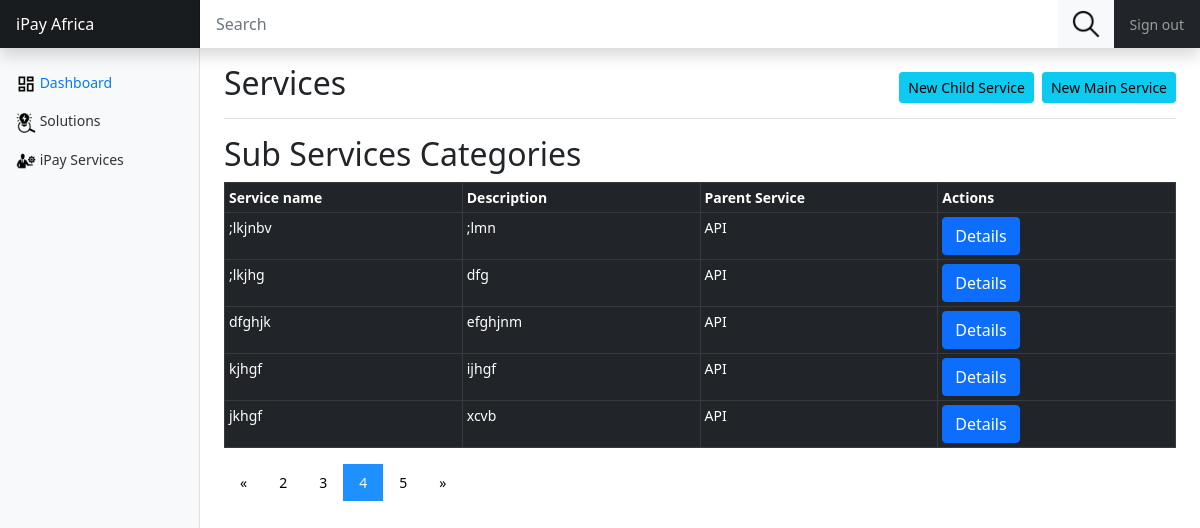
Screenshot of /pages/services.php?page=4 with the database file from the repository.
### tables this page shows
CREATE TABLE `subservice` (
  `id` int(11) NOT NULL,
  `name` varchar(255) NOT NULL,
  `serviceId` int(11) NOT NULL,
  `description` text NOT NULL
);

CREATE TABLE `service` (
  `id` int(11) NOT NULL,
  `name` varchar(100) NOT NULL,
  `description` text NOT NULL
);

### controller/pagination.php (called while the page is built, shortened)
<?php
include 'loggerController.php';
class Pagination extends LoggerImp
{
	private $table, $total_records, $limit = 5, $col;
	function __construct($table)
	{
		$this->table = $table;
		$this->set_total_records();
	}
	public function set_total_records()
	{
		$conn = $this->dbConnect();
		$stmt = "SELECT id FROM $this->table";
		$results = mysqli_query($conn, $stmt);
		$this->total_records = $results->num_rows;
	}
	public function current_page()
	{
		return isset($_GET['page']) ? (int)$_GET['page'] : 1;
	}
	public function get_data()
	{
		$start = 0;
		if ($this->current_page() > 1) {
			$start = ($this->current_page() * $this->limit) - $this->limit;
		}
		$conn = $this->dbConnect();
		$stmt = "SELECT * FROM $this->table LIMIT $start, $this->limit";
		$results = mysqli_query($conn, $stmt);
		return $results;
	}
	public function check_search(){
		return '';
	}
	public function is_search(){
		return isset($_GET['search']) ? $_GET['search'] : '';
	}
	public function get_pagination_number(){
		return ceil($this->total_records / $this->limit);
	}
	public function prev_page(){
		return ($this->current_page() > 1) ? $this->current_page()-1 : 1;
	}
	public function next_page(){
		return ($this->current_page() < $this->get_pagination_number()) ? $this->current_page()+1 : $this->get_pagination_number();
	}
	public function is_active_class($page){
		return ($page == $this->current_page()) ? 'active' : '';
	}
	public function is_showable($num){
	  if($this->get_pagination_number() < 4 || $this->current_page() == $num)
			return true;
	  if(
			($this->current_page()-2) <= $num && ($this->current_page()+2) >= $num
		)
			return true;
	}
}

### controller/loggerController.php (called while the page is built, shortened)
<?php
class LoggerImp implements Crud
{
	public function readServiceById($serviceID){
		$dbconn = $this->dbConnect();
		$query = "SELECT id, name FROM service WHERE id = $serviceID";
		$res = mysqli_query($dbconn, $query) or die("Error".mysqli_error($dbconn));
		$results = $res->fetch_assoc();
		return $results;
	}
	public function dbConnect(){
		$conn = new DBConnect;
		$conn = $conn->connect;
		return $conn;
	}
}

### pages/services.php (the view, shortened to what this page needs)
<?php
  include '../controller/pagination.php';
  $service = new Pagination('subservice');
  $pages  = $service->get_pagination_number();
?>
<!DOCTYPE html>
<html>
<head>
    <link rel="stylesheet" type="text/css" href="../assets/css/bootstrap.min.css">
    <link rel="stylesheet" type="text/css" href="../assets/css/select2.min.css">
    <link rel="stylesheet" type="text/css" href="../assets/customfiles/dashstyle.css">
    <link rel="stylesheet" type="text/css" href="../assets/customfiles/snack.css">
</head>
<body>
    <header class="navbar navbar-dark sticky-top bg-dark flex-md-nowrap p-0 shadow">
      <a class="navbar-brand col-md-3 col-lg-2 me-0 px-3" href="#">iPay Africa</a>
      <form class="form-inline" style="width: 90%; display: flex;" action="searchResults.php" method="POST">
        <input class="form-control mr-sm-2" type="search" name="solution_search" placeholder="Search" aria-label="Search">
        <button class="btn bg-light float-end my-2 my-sm-0" name="seach_btn" type="submit" style="border-radius: 0 0 0 0;">
          <img src="../assets/images/search.png" alt="Search" width="30" height="30">
        </button>
      </form>
      <ul class="navbar-nav px-3">
        <li class="nav-item text-nowrap">
          <a class="nav-link" href="#">Sign out</a>
        </li>
      </ul>
    </header>
    <div class="container-fluid">
  <div class="row">
    <nav id="sidebarMenu" class="col-md-3 col-lg-2 d-md-block bg-light sidebar collapse">
      <div class="position-sticky pt-3">
        <ul class="nav flex-column">
          <li class="nav-item">
            <a class="nav-link active" aria-current="page" href="../index.php">
              <img src="../assets/images/dashboard.png" width="20" height="20" alt="customer">
              Dashboard
            </a>
          </li>
          <li class="nav-item">
            <a class="nav-link" href="../index.php">
              <img src="../assets/images/solution.png" width="20" height="20" alt="customer">
              Solutions
            </a>
          </li>
          <li class="nav-item">
            <a class="nav-link" href="#">
              <img src="../assets/images/services.png" width="20" height="20" alt="customer">
              iPay Services
            </a>
          </li>
        </ul>
      </div>
    </nav>
    <main class="col-md-9 ms-sm-auto col-lg-10 px-md-4">
      <div class="d-flex justify-content-between flex-wrap flex-md-nowrap align-items-center pt-3 pb-2 mb-3 border-bottom">
        <h1 class="h2">Services</h1>
        <div class="btn-toolbar mb-2 mb-md-0">
          <div class="btn-group me-2">
            <button type="button" class="btn btn-sm btn-info" data-bs-toggle="modal" data-bs-target="#childService">New Child Service</button>
          </div>
          <button type="button" class="btn btn-sm btn-info" data-bs-toggle="modal" data-bs-target="#exampleModal">New Main Service</button>
        </div>
      </div>
      <h2>Sub Services Categories</h2>
       <div class="table-responsive">
        <table class="table table-bordered table-dark table-sm">
          <thead>
            <tr>
              <th>Service name</th>
              <th>Description</th>
              <th>Parent Service</th>
              <th>Actions</th>
            </tr>
          </thead>
          <tbody>
            <?php
              $solutions = $service->get_data();
              while ($row = mysqli_fetch_assoc($solutions)) {
                $mainServiceName = $service->readServiceById($row['serviceId']);
                echo "<tr>";
                echo "<td>".$row["name"]."</td>";
                echo "<td>".$row["description"]."</td>";
                 echo "<td>".$mainServiceName["name"]."</td>";
                echo "<td><button class='btn btn-primary'>Details</button></td>";
                echo "</tr>";
              }
            ?>
          </tbody>
        </table>
         <div class="pagination">
          <?php
            $prev = $service->prev_page();
            $next = $service->next_page();
            $check = $service->check_search();
             echo "<a href='?page=$prev'.''.$check>&laquo;</a>";
              for ($i=1; $i <= $pages; $i++) {
                if ($service->is_showable($i)) {
                    $pagenum = $service->is_active_class($i);
                    echo "<a class='$pagenum' href='?page=$i'.''.$check'>
                      ".$i."
                    </a>";
                }
              }
            echo "<a href='?page=$next'.''.$check>&raquo;</a>";
          ?>
        </div>
      </div>
    </main>
  </div>
</div>
</body>
</html>

### assets/customfiles/dashstyle.css (style rules this page uses)
body { font-size: .875rem; }
.sidebar { position: fixed; top: 0; bottom: 0; left: 0; z-index: 100; padding: 48px 0 0; box-shadow: inset -1px 0 0 rgba(0, 0, 0, .1); }
.sidebar .nav-link { font-weight: 500; color: #333; }
.sidebar .nav-link.active { color: #007bff; }
.navbar-brand { padding-top: .75rem; padding-bottom: .75rem; font-size: 1rem; background-color: rgba(0, 0, 0, .25); box-shadow: inset -1px 0 0 rgba(0, 0, 0, .25); }
.navbar .form-control { padding: .75rem 1rem; border-width: 0; border-radius: 0; }

### pages/services.php (style rules this page uses)
table { table-layout:fixed; }
table td { word-wrap:break-word; width:100%; }
.pagination a { color: black; float: left; padding: 8px 16px; text-decoration: none; transition: background-color .3s; }
.pagination a.active { background-color: dodgerblue; color: white; }

### rows the page displays
subservice: name ";lkjnbv", description ";lmn", serviceId.name "API"
subservice: name ";lkjhg", description "dfg", serviceId.name "API"
subservice: name "dfghjk", description "efghjnm", serviceId.name "API"
subservice: name "kjhgf", description "ijhgf", serviceId.name "API"
subservice: name "jkhgf", description "xcvb", serviceId.name "API"
